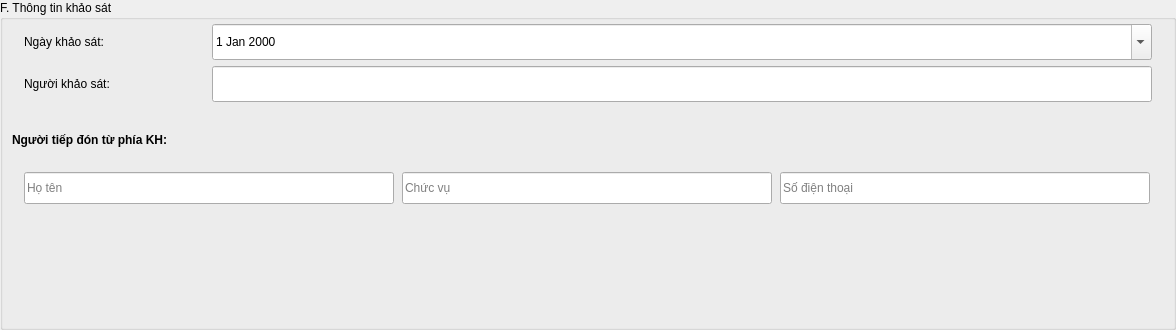
            <widget class="QGroupBox" name="ks_gb_F">
             <property name="title">
              <string>F. Thông tin khảo sát</string>
             </property>
             <property name="geometry">
              <rect>
               <x>12</x>
               <y>2434</y>
               <width>1176</width>
               <height>330</height>
              </rect>
             </property>
             <widget class="QWidget" name="wrap_12">
              <property name="geometry">
               <rect>
                <x>12</x>
                <y>12</y>
                <width>1152</width>
                <height>108</height>
               </rect>
              </property>
              <widget class="QLabel" name="ks_lbl_ngay">
               <property name="text">
                <string>Ngày khảo sát:</string>
               </property>
               <property name="geometry">
                <rect>
                 <x>12</x>
                 <y>18</y>
                 <width>180</width>
                 <height>24</height>
                </rect>
               </property>
              </widget>
              <widget class="QDateEdit" name="ks_ngay_khao_sat">
               <property name="calendarPopup">
                <bool>true</bool>
               </property>
               <property name="geometry">
                <rect>
                 <x>200</x>
                 <y>12</y>
                 <width>940</width>
                 <height>36</height>
                </rect>
               </property>
              </widget>
              <widget class="QLabel" name="ks_lbl_nguoi_ks">
               <property name="text">
                <string>Người khảo sát:</string>
               </property>
               <property name="geometry">
                <rect>
                 <x>12</x>
                 <y>60</y>
                 <width>180</width>
                 <height>24</height>
                </rect>
               </property>
              </widget>
              <widget class="QLineEdit" name="ks_nguoi_khao_sat">
               <property name="geometry">
                <rect>
                 <x>200</x>
                 <y>54</y>
                 <width>940</width>
                 <height>36</height>
                </rect>
               </property>
              </widget>
             </widget>
             <widget class="QLabel" name="ks_lbl_td">
              <property name="text">
               <string>&lt;b&gt;Người tiếp đón từ phía KH:&lt;/b&gt;</string>
              </property>
              <property name="geometry">
               <rect>
                <x>12</x>
                <y>128</y>
                <width>1152</width>
                <height>24</height>
               </rect>
              </property>
             </widget>
             <widget class="QWidget" name="wrap_160">
              <property name="geometry">
               <rect>
                <x>12</x>
                <y>160</y>
                <width>1152</width>
                <height>50</height>
               </rect>
              </property>
              <widget class="QLineEdit" name="ks_td_ten">
               <property name="placeholderText">
                <string>Họ tên</string>
               </property>
               <property name="geometry">
                <rect>
                 <x>12</x>
                 <y>12</y>
                 <width>370</width>
                 <height>32</height>
                </rect>
               </property>
              </widget>
              <widget class="QLineEdit" name="ks_td_chuc_vu">
               <property name="placeholderText">
                <string>Chức vụ</string>
               </property>
               <property name="geometry">
                <rect>
                 <x>390</x>
                 <y>12</y>
                 <width>370</width>
                 <height>32</height>
                </rect>
               </property>
              </widget>
              <widget class="QLineEdit" name="ks_td_sdt">
               <property name="placeholderText">
                <string>Số điện thoại</string>
               </property>
               <property name="geometry">
                <rect>
                 <x>768</x>
                 <y>12</y>
                 <width>370</width>
                 <height>32</height>
                </rect>
               </property>
              </widget>
             </widget>
            </widget>
